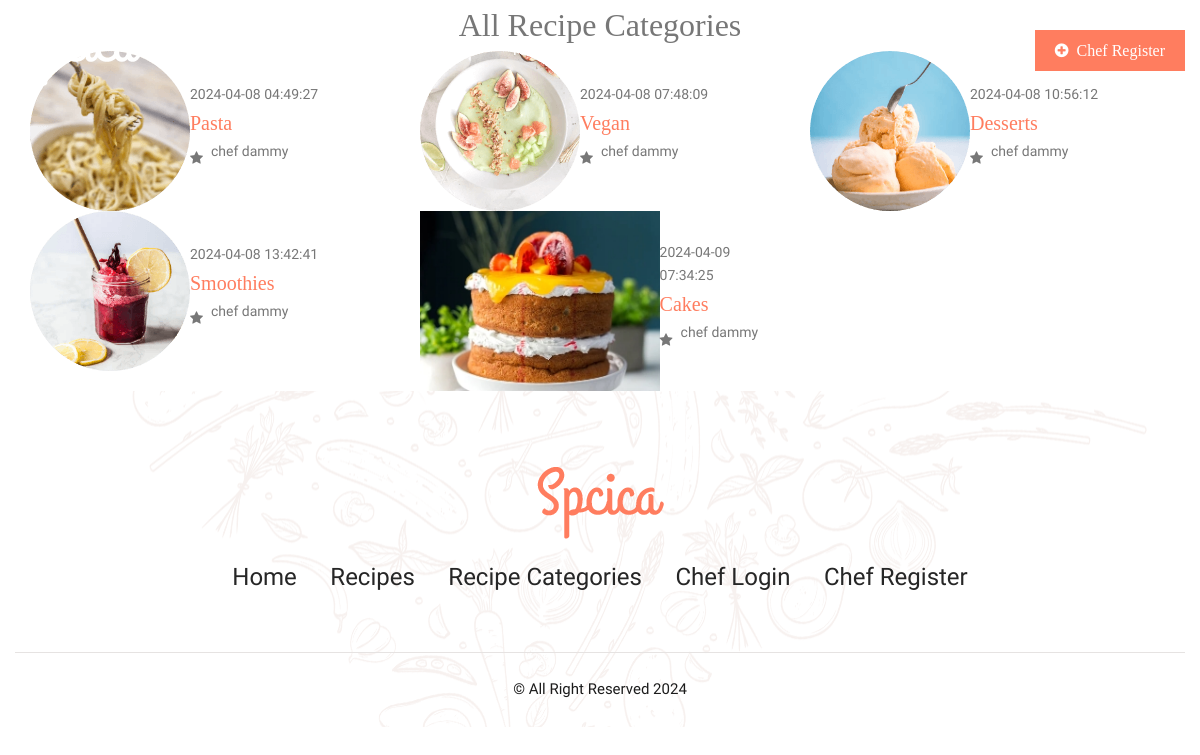
The app's page /recipe-categories.php with its own data.
### tables this page shows
CREATE TABLE `categories` (
  `id` int(11) NOT NULL,
  `chef_id` int(11) NOT NULL,
  `name` text NOT NULL,
  `image` text NOT NULL,
  `created_at` timestamp NOT NULL DEFAULT current_timestamp(),
  `updated_at` timestamp NOT NULL DEFAULT '0000-00-00 00:00:00'
);

CREATE TABLE `chefs` (
  `id` int(11) NOT NULL,
  `name` text NOT NULL,
  `email` text NOT NULL,
  `password` text NOT NULL,
  `created_at` timestamp NOT NULL DEFAULT current_timestamp(),
  `updated_at` timestamp NOT NULL DEFAULT '0000-00-00 00:00:00'
);

### autoloader.php (called while the page is built, shortened)
<?php
class Loader{
public $conn;
 private function connectToDB(){
    $this->conn = mysqli_connect(DB_SERVER, DB_USER, DB_PASS, DB_NAME);
 }
public function recipeCategoryAuthor($chef_id){
    $msg = mysqli_query($this->conn, "SELECT * FROM `chefs` WHERE `id` = '$chef_id'");
        $rtn = mysqli_fetch_array($msg);
        if($rtn > 0){
            return $rtn['name'];
        }else{
            return 'NULL';
        }
}
}
$loader = new Loader();

### recipe-categories.php (the view)
<?php
include('header.php');
$cat_query = mysqli_query($con,"SELECT * FROM categories");
?>
    <div class="breadcumb-area bg-img bg-overlay" style="background-image: url(img/bg-img/breadcumb2.jpg);">
        <div class="container h-100">
            <div class="row h-100 align-items-center">
                <div class="col-12">
                    <div class="breadcumb-text text-center">
                        <h2>All Recipe Categories</h2>
                    </div>
                </div>
            </div>
        </div>
    </div>
    <div class="blog-area section-padding-80">
        <div class="container">
            <div class="row blog-posts-area">
           <?php while( $category = mysqli_fetch_array( $cat_query ) ){  ?>
           <div class="col-12 col-sm-6 col-lg-4">
                    <div class="single-small-receipe-area d-flex align-items-center">
                        <div class="receipe-thumb">
                            <img src="/uploads/category/<?= $category['image']; ?>" alt="">
                        </div>
                        <div class="receipe-content">
                            <span><?= $category['created_at']; ?></span>
                            <a href="recipes.php?cid=<?= $category['id']; ?>">
                                <h5><?= $category['name']; ?></h5>
                            </a>
                            <div class="ratings align-items-center row mx-0">
                                <i class="fa fa-star" aria-hidden="true"></i><p class="mx-2"><?= $loader->recipeCategoryAuthor($category['chef_id']); ?></p>
                            </div>
                        </div>
                    </div>
            </div>
 <?php } ?>
            </div>
        </div>
    </div>
    <?php include('footer.php') ?>

### header.php (shortened to what this page needs)
<?php
include('autoloader.php');
?>
<!DOCTYPE html>
<html>
<head>
<link href="css/bootstrap.css" rel="stylesheet">
<link href="css/main.css" rel="stylesheet">
<link href="css/responsive.css" rel="stylesheet">
</head>
<body>
<div class="page-wrapper">
    <header class="main-header header-style-one">
        <div class="header-upper">
        	<div class="auto-container">
            	<div class="clearfix">
                	<div class="pull-left logo-box">
                    	<div class="logo"><a href="/"><img src="images/logo.png" alt="" title=""></a></div>
                    </div>
                   	<div class="nav-outer clearfix">
						<nav class="main-menu navbar-expand-md">
							<div class="navbar-collapse show collapse clearfix" id="navbarSupportedContent">
								<ul class="navigation clearfix">
									<li><a href="index.php">Home</a></li>
									<li><a href="recipes.php">Recipes</a></li>
									<li><a href="recipe-categories.php">Recipe Categories</a></li>
								</ul>
							</div>
						</nav>
						<div class="outer-box">
							<ul class="login-info">
								<li><a href="cook/sign-in.php"><span class="icon fa fa-user"></span>Chef Login</a></li>
								<li class="recipe"><a href="cook/sign-up.php"><span class="fa fa-plus-circle"></span>&nbsp; Chef Register</a></li>
							</ul>
						</div>
					</div>
                </div>
            </div>
        </div>
    </header>

### footer.php (shortened to what this page needs)
    <footer class="main-footer" style="background-image:url(images/background/5.png)">
		<div class="auto-container">
			<div class="logo">
				<a href="index.html"><img src="images/footer-logo.png" alt="" /></a>
			</div>
			<ul class="footer-nav">
				<li><a href="index.php">Home</a></li>
				<li><a href="recipes.php">Recipes</a></li>
				<li><a href="recipe-categories.php">Recipe Categories</a></li>
				<li><a href="cook/sign-in.php">Chef Login</a></li>
				<li><a href="cook/sign-up.php">Chef Register</a></li>
			</ul>
			<div class="copyright">&copy; All Right Reserved 2024</div>
		</div>
	</footer>
</div>
</body>
</html>

### records on screen
categories: image (picture), created_at "2024-04-08 04:49:27", name "Pasta", chef.name "chef dammy"
categories: image (picture), created_at "2024-04-08 07:48:09", name "Vegan", chef.name "chef dammy"
categories: image (picture), created_at "2024-04-08 10:56:12", name "Desserts", chef.name "chef dammy"
categories: image (picture), created_at "2024-04-08 13:42:41", name "Smoothies", chef.name "chef dammy"
categories: image (picture), created_at "2024-04-09 07:34:25", name "Cakes", chef.name "chef dammy"
